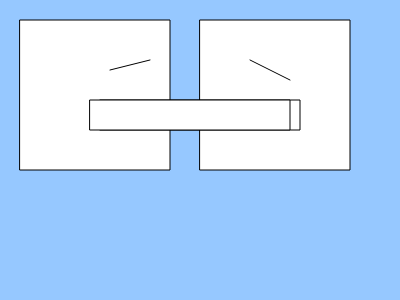
Frame 1 (no input)
Frame 60 (no input): identical to frame 1, image omitted
Frame 120 (the mouse pressed at the canvas centre since frame 60): identical to frame 1, image omitted

The p5.js sketch that drew this single still picture (run headless with seeded random() and noise() and a simulated clock; from frame 60 on, the mouse is pressed at the canvas centre):

// p5.js sketch
// ── sketch.js
function setup() {
  createCanvas(400, 300);
  // arguments are X and Y pixels
  // createCanvas function in p5 library
}

function draw() {
  background(150,200,255);
  
  rect(20,20,150)
  // face1 arguments x,y,width 
  
  rect(200,20,150)
  // face2
  
  rect(100,100,200,30)
  // ars x,y,width,height
  
    rect(90,100,200,30)
  // ars x,y,width,height
  
  line(110,70,150,60)
  line(250,60,290,80)
  
  
}
